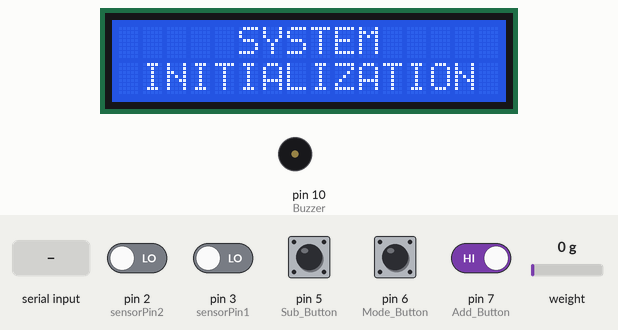
The sketch below on a simulated Arduino Uno, built with avr-gcc and run on an emulated ATmega328P. Shown: 16×2 character LCD, buzzer (waves = sounding, pin HIGH). The test bench sets the inputs (shaded band); at power-on: pin 5 (Sub_Button), pin 6 (Mode_Button), pin 7 (Add_Button) HIGH, pin 2 (sensorPin2), pin 3 (sensorPin1) LOW, weight on the scale 0 g. EEPROM starts erased; the modem accepts every AT command (registered, SIM ready, sends succeed) and sends nothing else; what the sketch prints to the serial monitor is not drawn.

Above: at 4.5 s.
4.6 s: "NORMAL" received over the second serial link
At 7.4 s:
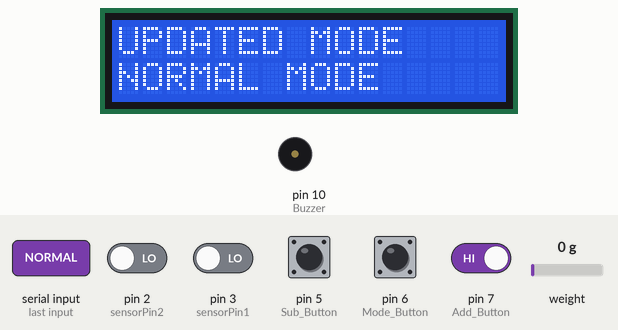
8.9 s: pin 5 (Sub_Button) pulled LOW for 3.2 s
At 11.6 s:
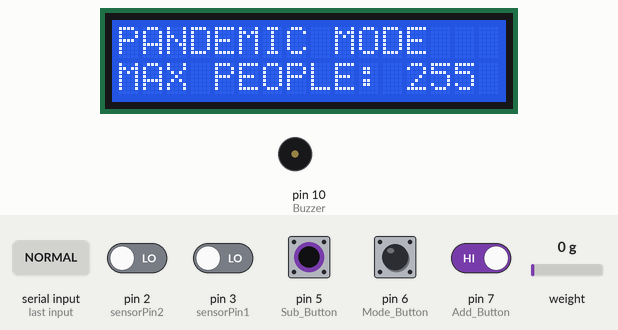
13.6 s: pin 6 (Mode_Button) pulled LOW for 3.2 s
At 15.8 s:
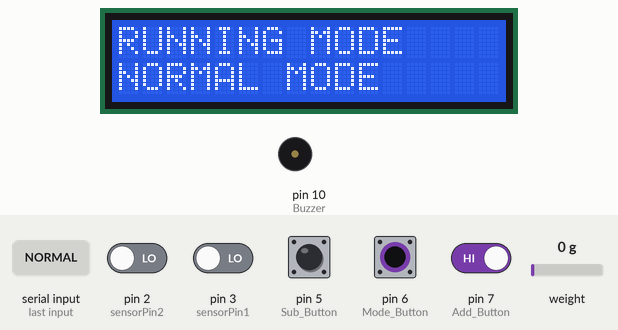
20.4 s: pin 2 (sensorPin2) driven HIGH
At 22.9 s:
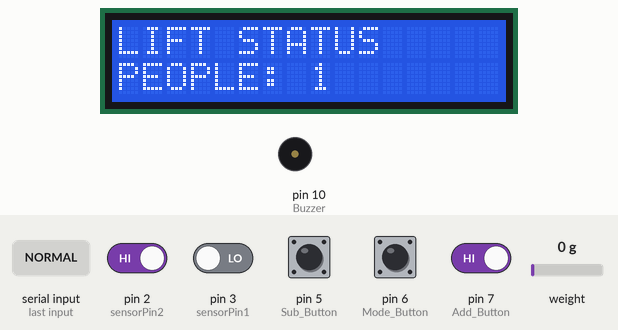
24.7 s: "PANDEMIC" received over the second serial link
At 27.5 s:
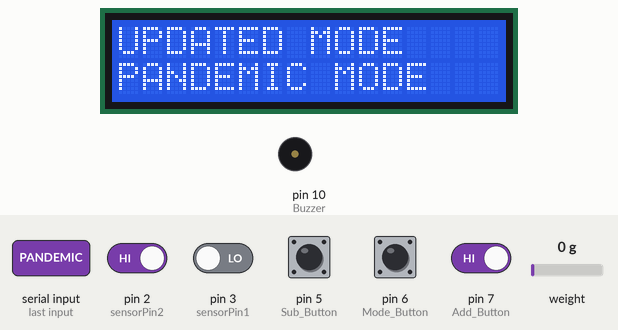
28.1 s: pin 6 (Mode_Button) driven LOW and pin 7 (Add_Button) driven LOW
At 31.7 s:
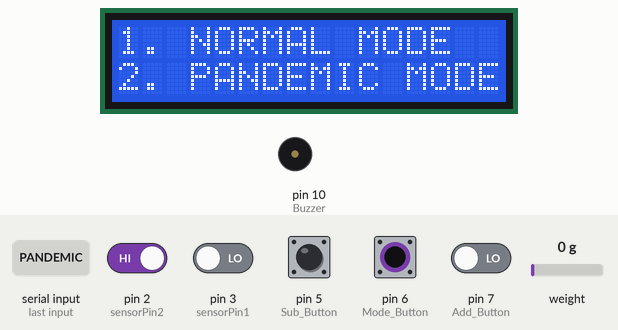
Timing chart, 0 to 33.1 s (numbered marks = the images above; inputs shaded):
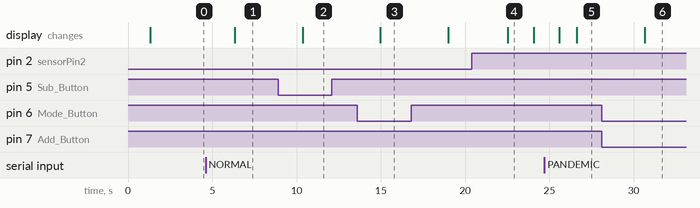

Measured:
- after the input at 4.6 s, the display: changes after 1.7 s (image 1)
- after the input at 8.9 s, the display: changes after 1.5 s (image 2)
- after the input at 13.6 s, the display: changes after 1.4 s (image 3)
- after the input at 20.4 s, the display: changes after 2.1 s (image 4)
- after the input at 24.7 s, the display: first differs from a run without the input after 1.9 s (image 5)
- after the input at 28.1 s, the display: changes after 2.5 s (image 6)
- what the display in image 4 shows lasts 1.6 s, from 22.5 s to 24.1 s

The sketch:

code.ino
```cpp
#include <Wire.h>
#include "HX711.h"
#include <EEPROM.h>
#include <SoftwareSerial.h>
#include <LiquidCrystal_I2C.h>

#define sensorPin1 3
#define sensorPin2 2

#define DOUT 8
#define CLK 9

HX711 scale;

float calibration_factor = 312;  // Set your calibration factor
float units;
float ounces;

int sensorState1 = 0;
int sensorState2 = 0;
int count = 0;

int Buzzer = 10;
int Mode_Button = 6;
int Add_Button = 7;
int Sub_Button = 5;

const unsigned long interval = 500;
unsigned long previousMillis = 0;

const unsigned long interval_2 = 200;
unsigned long previousMillis_2 = 0;

int normal_max_people;
int normalpeopleAdddress = 5;

int pandemic_max_people;
int pandemicpeopleAddress = 8;

int Mode;
int ModeAddress = 10;

volatile boolean buttonState1 = HIGH;
volatile boolean lastButtonState1 = HIGH;
volatile unsigned long lastDebounceTime1 = 0;
volatile unsigned long debounceDelay1 = 50;

volatile boolean buttonState2 = HIGH;
volatile boolean lastButtonState2 = HIGH;
volatile unsigned long lastDebounceTime2 = 0;
volatile unsigned long debounceDelay2 = 50;

volatile boolean buttonState3 = HIGH;
volatile boolean lastButtonState3 = HIGH;
volatile unsigned long lastDebounceTime3 = 0;
volatile unsigned long debounceDelay3 = 50;

enum State {
  IDLE,
  MODE,
  NORMAL_MODE,
  NORMAL_MODE_COUNT,
  PANDEMIC_MODE,
  PANDEMIC_MODE_COUNT,
  CHECK_WEIGHT,
  READ_SMS
};

State currentState = IDLE;

SoftwareSerial sim800l(13, 12);
LiquidCrystal_I2C lcd(0x3F, 16, 2);

void setup() {
  Serial.begin(9600);

  pinMode(sensorPin1, INPUT);
  pinMode(sensorPin2, INPUT);

  pinMode(Mode_Button, INPUT_PULLUP);
  pinMode(Add_Button, INPUT_PULLUP);
  pinMode(Sub_Button, INPUT_PULLUP);
  pinMode(Buzzer, OUTPUT);

  digitalWrite(Buzzer, LOW);

  normal_max_people = EEPROM.read(normalpeopleAdddress);
  pandemic_max_people = EEPROM.read(pandemicpeopleAddress);
  Mode = EEPROM.read(ModeAddress);

  scale.begin(DOUT, CLK);  // Initialize with data and clock pins
  scale.set_scale(calibration_factor);
  scale.tare();  // Reset the scale to 0

  sim800l.begin(9600);  // initialize the SIM800L module
  // configure SIM800L to receive text messages
  sim800l.println("AT+CMGF=1");  // set SMS text mode
  delay(100);
  sim800l.println("AT+CNMI=1,2,0,0,0");  // set SIM800L to notify when new SMS is received
  delay(100);

  lcd.init();
  lcd.backlight();
  lcd.clear();
  lcd.setCursor(5, 0);
  lcd.print("SYSTEM");
  lcd.setCursor(1, 1);
  lcd.print("INITIALIZATION");
  delay(2000);
}

void loop() {
  unsigned long currentMillis = millis();

  // Check if 500 milliseconds have passed
  if (currentMillis - previousMillis >= interval) {
    read_sms();
    //Serial.println("Check Message");
    previousMillis = currentMillis;
  }
  AddButton();
  ModeButton();
  SubButton();
  switch (currentState) {
    case IDLE:
      idle();
      break;
    case MODE:
      mode();
      break;
    case NORMAL_MODE:
      normal_mode();
      break;
    case NORMAL_MODE_COUNT:
      normal_Mode_Count();
      break;
    case PANDEMIC_MODE:
      pandemic_mode();
      break;
    case PANDEMIC_MODE_COUNT:
      pandemic_Mode_Count();
      break;
    case CHECK_WEIGHT:
      check_weight();
      break;
    case READ_SMS:
      read_sms();
      break;
  }
}
void idle() {
  ModeButton();
  AddButton();
  SubButton();
  if (Mode == 0) {
    lcd.clear();
    lcd.setCursor(0, 0);
    lcd.print("RUNNING MODE");
    lcd.setCursor(0, 1);
    lcd.print("NORMAL MODE");
    delay(2000);
    currentState = NORMAL_MODE_COUNT;
  } else if (Mode == 1) {
    lcd.clear();
    lcd.setCursor(0, 0);
    lcd.print("RUNNING MODE");
    lcd.setCursor(0, 1);
    lcd.print("PANDEMIC MODE");
    delay(2000);
    currentState = PANDEMIC_MODE_COUNT;
  }
}
void normal_Mode_Count() {
  ModeButton();
  AddButton();
  SubButton();

  sensorState1 = digitalRead(sensorPin1);
  sensorState2 = digitalRead(sensorPin2);
  if (sensorState1 == LOW) {
    count++;
    delay(500);
  }

  if (sensorState2 == LOW) {
    count--;
    delay(500);
  }

  Serial.println("Count: " + String(count));
  unsigned long currentMillis_2 = millis();
  if (currentMillis_2 - previousMillis_2 >= interval_2) {
    if (count <= 0) {
      count = 0;
      digitalWrite(Buzzer, LOW);
      lcd.clear();
      lcd.setCursor(0, 0);
      lcd.print("LIFT STATUS");
      lcd.setCursor(0, 1);
      lcd.print("NO PEOPLE");

    } else if (count > normal_max_people) {
      digitalWrite(Buzzer, HIGH);
      lcd.clear();
      lcd.setCursor(0, 0);
      lcd.print("ALERT MAX PEOPLE");
      // lcd.setCursor(0, 1);
      // lcd.print("ALERT MAX PEOPLE");
      lcd.print(count);
    } else if (count < normal_max_people) {
      digitalWrite(Buzzer, LOW);
      lcd.clear();
      lcd.setCursor(0, 0);
      lcd.print("LIFT STATUS");
      lcd.setCursor(0, 1);
      lcd.print("PEOPLE: ");
      lcd.print(count);
    }
    previousMillis_2 = currentMillis_2;
  }
}
void pandemic_Mode_Count() {
  ModeButton();
  AddButton();
  SubButton();
  sensorState1 = digitalRead(sensorPin1);
  sensorState2 = digitalRead(sensorPin2);
  if (sensorState1 == LOW) {
    count++;
    delay(500);
  }

  if (sensorState2 == LOW) {
    count--;
    delay(500);
  }

  if (count <= 0) {
    Serial.println("No visitors");
    digitalWrite(Buzzer, LOW);
  } else if (count > pandemic_max_people) {
    digitalWrite(Buzzer, HIGH);
  } else if (count < pandemic_max_people) {
    digitalWrite(Buzzer, LOW);
  }
}
void mode() {
  ModeButton();
  lcd.clear();
  lcd.setCursor(0, 0);
  lcd.print("1. NORMAL MODE");
  lcd.setCursor(0, 1);
  lcd.print("2. PANDEMIC MODE");
  delay(500);
}
void normal_mode() {
  ModeButton();
  AddButton();
  SubButton();
  lcd.clear();
  lcd.setCursor(0, 0);
  lcd.print("NORMAL MODE");
  lcd.setCursor(0, 1);
  lcd.print("MAX PEOPLE: ");
  lcd.print(normal_max_people);
  delay(500);
}
void pandemic_mode() {
  ModeButton();
  AddButton();
  SubButton();
  lcd.clear();
  lcd.setCursor(0, 0);
  lcd.print("PANDEMIC MODE");
  lcd.setCursor(0, 1);
  lcd.print("MAX PEOPLE: ");
  lcd.print(pandemic_max_people);
  delay(500);
}
void check_weight() {
}
void read_sms() {
  if (sim800l.available()) {                         // check if there is a message available
    String message = sim800l.readString();           // read the message
    Serial.println("Received message: " + message);  // print the message to the serial monitor
    if (message.indexOf("NORMAL") != -1) {           // if the message contains "ON"
      Mode = 0;
      EEPROM.write(ModeAddress, Mode);
      lcd.clear();
      lcd.setCursor(0, 0);
      lcd.print("UPDATED MODE");
      lcd.setCursor(0, 1);
      lcd.print("NORMAL MODE");
      delay(3000);
    } else if (message.indexOf("PANDEMIC") != -1) {  // if the message contains "OFF"
      Mode = 1;
      EEPROM.write(ModeAddress, Mode);
      lcd.clear();
      lcd.setCursor(0, 0);
      lcd.print("UPDATED MODE");
      lcd.setCursor(0, 1);
      lcd.print("PANDEMIC MODE");
      delay(3000);
    }
  }
  delay(1000);  // wait for 1 second before checking for new messages
}
void AddButton() {
  if (millis() - lastDebounceTime1 > debounceDelay1) {
    buttonState1 = digitalRead(Add_Button);
    if (buttonState1 == LOW && lastButtonState1 == HIGH) {
      Serial.println("Add Button Pressed!");
      if (currentState == NORMAL_MODE || currentState == NORMAL_MODE_COUNT || currentState == PANDEMIC_MODE_COUNT) {
        normal_max_people++;
        if (EEPROM.read(normalpeopleAdddress) != normal_max_people) {
          EEPROM.write(normalpeopleAdddress, normal_max_people);
        }
      } else if (currentState == PANDEMIC_MODE || currentState == NORMAL_MODE_COUNT || currentState == PANDEMIC_MODE_COUNT) {
        pandemic_max_people++;
        if (EEPROM.read(pandemicpeopleAddress) != pandemic_max_people) {
          EEPROM.write(pandemicpeopleAddress, pandemic_max_people);
        }
      } else if (currentState = MODE) {
        currentState = NORMAL_MODE;
      }
    }
    lastButtonState1 = buttonState1;
    lastDebounceTime1 = millis();
  }
}
void ModeButton() {
  if (millis() - lastDebounceTime2 > debounceDelay2) {
    buttonState2 = digitalRead(Mode_Button);
    if (buttonState2 == LOW && lastButtonState2 == HIGH) {
      Serial.println("Mode Button Pressed!");
      if (currentState == IDLE || currentState == NORMAL_MODE_COUNT || currentState == PANDEMIC_MODE_COUNT) {
        currentState = MODE;
      } else if (currentState == MODE || currentState == NORMAL_MODE || currentState == PANDEMIC_MODE || currentState == NORMAL_MODE_COUNT || currentState == PANDEMIC_MODE_COUNT) {
        currentState = IDLE;
      }
    }
    lastButtonState2 = buttonState2;
    lastDebounceTime2 = millis();
  }
}
void SubButton() {
  if (millis() - lastDebounceTime3 > debounceDelay3) {
    buttonState3 = digitalRead(Sub_Button);
    if (buttonState3 == LOW && lastButtonState3 == HIGH) {
      Serial.println("Sub Button Pressed!");
      if (currentState == NORMAL_MODE || currentState == NORMAL_MODE_COUNT || currentState == PANDEMIC_MODE_COUNT) {
        normal_max_people--;
        if (EEPROM.read(normalpeopleAdddress) != normal_max_people) {
          EEPROM.write(normalpeopleAdddress, normal_max_people);
        }
      } else if (currentState == PANDEMIC_MODE || currentState == NORMAL_MODE_COUNT || currentState == PANDEMIC_MODE_COUNT) {
        pandemic_max_people--;
        if (EEPROM.read(pandemicpeopleAddress) != pandemic_max_people) {
          EEPROM.write(pandemicpeopleAddress, pandemic_max_people);
        }
      } else if (currentState = MODE) {
        currentState = PANDEMIC_MODE;
      }
    }
    lastButtonState3 = buttonState3;
    lastDebounceTime3 = millis();
  }
}
void Read_Weight() {
  Serial.print("Reading: ");
  units = scale.get_units(10);  // Get average of 10 readings
  if (units < 0) {
    units = 0.00;  // Ensure we don't show negative values
  }
  ounces = units * 0.035274;  // Convert grams to ounces
  Serial.print(units);
  Serial.println(" grams");
  delay(1000);
}
```
